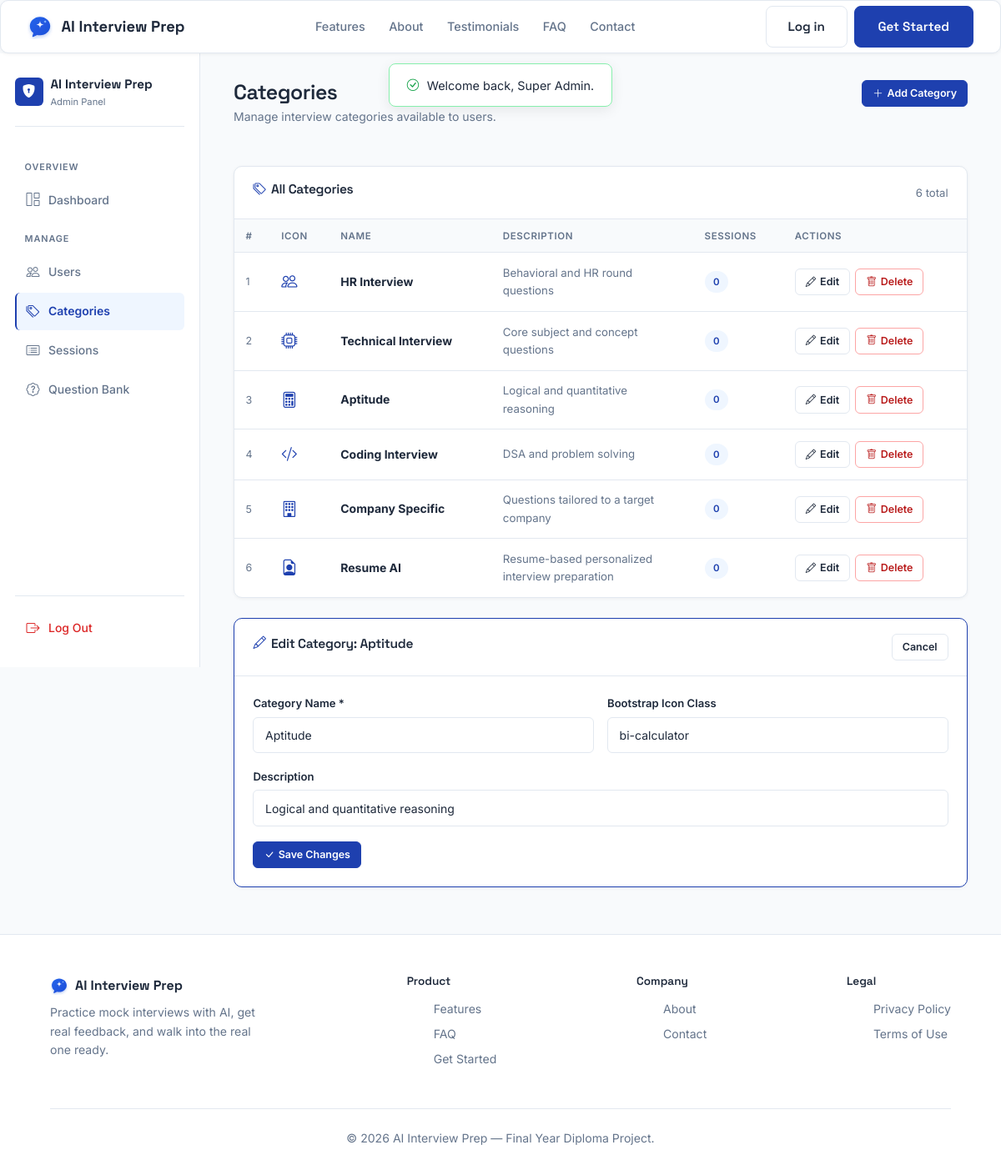
Page /admin/categories.php?edit=3 (signed in) on the committed database.
### tables this page shows
CREATE TABLE IF NOT EXISTS `categories` (
    `id` INT AUTO_INCREMENT PRIMARY KEY,
    `name` VARCHAR(100) NOT NULL UNIQUE,
    `description` VARCHAR(255),
    `icon` VARCHAR(100) DEFAULT 'bi-briefcase'
);

### includes/functions.php (called while the page is built, shortened)
<?php
function e(?string $value): string
{
    return htmlspecialchars($value ?? '', ENT_QUOTES, 'UTF-8');
}

### admin/categories.php (the view, shortened to what this page needs)
<?php
require_once __DIR__ . '/../config/db_connect.php';
require_once __DIR__ . '/../includes/functions.php';
$editCategory = null;
if (isset($_GET['edit'])) {
    $editId = (int) $_GET['edit'];
    $editCategory = $pdo->prepare("SELECT * FROM categories WHERE id = ?");
    $editCategory->execute([$editId]);
    $editCategory = $editCategory->fetch();
}
$categories = $pdo->query(
    "SELECT c.*, COUNT(s.id) AS session_count
     FROM categories c
     LEFT JOIN interview_sessions s ON s.category_id = c.id
     GROUP BY c.id
     ORDER BY c.id"
)->fetchAll();
require_once __DIR__ . '/../includes/header.php';
require_once __DIR__ . '/../includes/flash.php';
?>
<link rel="stylesheet" href="<?= BASE_URL ?>/admin/admin.css">
<div class="admin-shell">
  <?php require_once __DIR__ . '/../includes/admin_sidebar.php'; ?>
  <main class="admin-content">
    <div class="admin-page-header">
      <div>
        <h1>Categories</h1>
        <p>Manage interview categories available to users.</p>
      </div>
      <button class="btn-admin-sm primary" onclick="openModal('addModal')">
        <i class="bi bi-plus-lg"></i> Add Category
      </button>
    </div>
    <div class="admin-panel">
      <div class="admin-panel-header">
        <h2><i class="bi bi-tags" style="margin-right:.4rem;color:var(--navy);"></i>All Categories</h2>
        <span style="font-size:.82rem;color:var(--mist);"><?= count($categories) ?> total</span>
      </div>
      <?php if (empty($categories)): ?>
        <div class="admin-empty"><i class="bi bi-tags"></i><p>No categories yet.</p></div>
      <?php else: ?>
        <table class="admin-table">
          <thead>
            <tr>
              <th>#</th>
              <th>Icon</th>
              <th>Name</th>
              <th>Description</th>
              <th>Sessions</th>
              <th>Actions</th>
            </tr>
          </thead>
          <tbody>
            <?php foreach ($categories as $i => $cat): ?>
            <tr>
              <td style="color:var(--mist);font-size:.78rem;"><?= $cat['id'] ?></td>
              <td><i class="bi <?= e($cat['icon']) ?>" style="font-size:1.2rem;color:var(--navy);"></i></td>
              <td><strong><?= e($cat['name']) ?></strong></td>
              <td style="color:var(--mist);font-size:.83rem;max-width:200px;"><?= e($cat['description'] ?? '—') ?></td>
              <td><span class="badge-pill badge-blue"><?= (int)$cat['session_count'] ?></span></td>
              <td>
                <div style="display:flex;gap:.4rem;flex-wrap:wrap;">
                  <a href="?edit=<?= (int)$cat['id'] ?>" class="btn-admin-sm">
                    <i class="bi bi-pencil"></i> Edit
                  </a>
                  <form method="post" action="" class="delete-form"
                        onsubmit="return confirm('Delete category \'<?= e(addslashes($cat['name'])) ?>\'? Sessions using it will also be deleted.');">
                    <button type="submit" class="btn-admin-sm danger">
                      <i class="bi bi-trash"></i> Delete
                    </button>
                  </form>
                </div>
              </td>
            </tr>
            <?php endforeach; ?>
          </tbody>
        </table>
      <?php endif; ?>
    </div>
    <?php if ($editCategory): ?>
    <div class="admin-panel" style="border-color:var(--navy);">
      <div class="admin-panel-header">
        <h2><i class="bi bi-pencil" style="margin-right:.4rem;color:var(--navy);"></i>Edit Category: <?= e($editCategory['name']) ?></h2>
        <a href="<?= BASE_URL ?>/admin/categories.php" class="btn-admin-sm">Cancel</a>
      </div>
      <div class="admin-panel-body">
        <form method="post" action="">
          <div style="display:grid;grid-template-columns:1fr 1fr;gap:1rem;">
            <div class="admin-form-group">
              <label>Category Name *</label>
              <input type="text" name="name" class="form-control" required value="<?= e($editCategory['name']) ?>">
            </div>
            <div class="admin-form-group">
              <label>Bootstrap Icon Class</label>
              <input type="text" name="icon" class="form-control" placeholder="bi-briefcase" value="<?= e($editCategory['icon'] ?? '') ?>">
            </div>
          </div>
          <div class="admin-form-group">
            <label>Description</label>
            <input type="text" name="description" class="form-control" value="<?= e($editCategory['description'] ?? '') ?>">
          </div>
          <button type="submit" class="btn-admin-sm primary"><i class="bi bi-check-lg"></i> Save Changes</button>
        </form>
      </div>
    </div>
    <?php endif; ?>
  </main>
</div>
<?php require_once __DIR__ . '/../includes/footer.php'; ?>

### css/style.css (style rules this page uses)
:root { --navy: #1e40af; --navy-dark: #1e3a8a; --navy-light: #eff6ff; --violet: #1e40af; --success: #16a34a; --warning: #d97706; --paper: #1e293b; --mist: #64748b; --glass-border: #e2e8f0; --border: #e2e8f0; --glass-bg: #ffffff; --page-bg: #f8fafc; --section-alt: #f1f5f9; --font-display: "Space Grotesk", sans-serif; --font-body: "Inter", sans-serif; --font-mono: "IBM Plex Mono", monospace; --radius-lg: 10px; --radius-md: 8px; --radius-sm: 6px; }
* { box-sizing: border-box; margin: 0; padding: 0; }
html { scroll-behavior: smooth; }
body { background: var(--page-bg); color: var(--paper); font-family: var(--font-body); line-height: 1.6; overflow-x: hidden; }
h1, h2, h3, h4 { font-family: var(--font-display); font-weight: 600; letter-spacing: -0.02em; color: var(--paper); }
a { text-decoration: none; color: inherit; }

### admin/admin.css (style rules this page uses)
.admin-shell { display: flex; min-height: calc(100vh - 64px); background: var(--page-bg); }
.admin-content { flex: 1; min-width: 0; padding: 2rem 2.5rem; overflow-x: hidden; }
.admin-page-header { display: flex; align-items: flex-start; justify-content: space-between; flex-wrap: wrap; gap: 1rem; margin-bottom: 2rem; }
.admin-page-header h1 { font-size: 1.55rem; color: var(--paper); margin-bottom: 0.2rem; }
.admin-page-header p { color: var(--mist); font-size: 0.875rem; }
.admin-panel { background: #ffffff; border: 1px solid var(--border); border-radius: var(--radius-lg); box-shadow: 0 1px 4px rgba(0,0,0,0.05); margin-bottom: 1.5rem; }
.admin-panel-header { padding: 1.1rem 1.4rem; border-bottom: 1px solid var(--border); display: flex; align-items: center; justify-content: space-between; flex-wrap: wrap; gap: 0.75rem; }
.admin-panel-header h2 { font-size: 0.97rem; font-weight: 600; color: var(--paper); }
.admin-panel-body { padding: 1.4rem; }
.admin-table { width: 100%; border-collapse: collapse; font-size: 0.875rem; }
.admin-table th { text-align: left; color: var(--mist); font-weight: 600; font-size: 0.72rem; text-transform: uppercase; letter-spacing: 0.05em; padding: 0.65rem 0.85rem; border-bottom: 1px solid var(--border); background: var(--page-bg); }
.admin-table td { padding: 0.85rem 0.85rem; border-bottom: 1px solid var(--border); color: var(--paper); vertical-align: middle; }
.admin-table tr:last-child td { border-bottom: none; }
.badge-pill { display: inline-flex; align-items: center; gap: 0.3rem; font-size: 0.72rem; font-weight: 600; padding: 0.22rem 0.65rem; border-radius: 20px; }
.badge-blue { background: #eff6ff; color: var(--navy); }
.btn-admin-sm { display: inline-flex; align-items: center; gap: 0.3rem; padding: 0.32rem 0.75rem; font-size: 0.78rem; font-weight: 600; border-radius: var(--radius-sm); border: 1px solid var(--border); background: #ffffff; color: var(--paper); cursor: pointer; transition: background 0.15s, border-color 0.15s; text-decoration: none; }
.btn-admin-sm.primary { background: var(--navy); border-color: var(--navy); color: #fff; }
.btn-admin-sm.danger { background: #fff; border-color: #fca5a5; color: #b91c1c; }
.admin-form-group { margin-bottom: 1.1rem; }
.admin-form-group label { display: block; font-size: 0.82rem; font-weight: 600; color: var(--paper); margin-bottom: 0.35rem; }
.admin-form-group .form-control { width: 100%; border: 1px solid var(--border); border-radius: var(--radius-sm); padding: 0.65rem 0.85rem; font-size: 0.875rem; color: var(--paper); background: #ffffff; transition: border-color 0.2s; }
.delete-form { display: inline; }

### rows in the picture
categories: id "1", name "HR Interview", description "Behavioral and HR round questions", session_count "0"
categories: id "2", name "Technical Interview", description "Core subject and concept questions", session_count "0"
categories: id "3", name "Aptitude", description "Logical and quantitative reasoning", session_count "0", icon "bi-calculator"
categories: id "4", name "Coding Interview", description "DSA and problem solving", session_count "0"
categories: id "5", name "Company Specific", description "Questions tailored to a target company", session_count "0"
categories: id "6", name "Resume AI", description "Resume-based personalized interview preparation", session_count "0"

### other values in the picture
$flash['message'] "Welcome back, Super Admin."
count($categories) "6"
